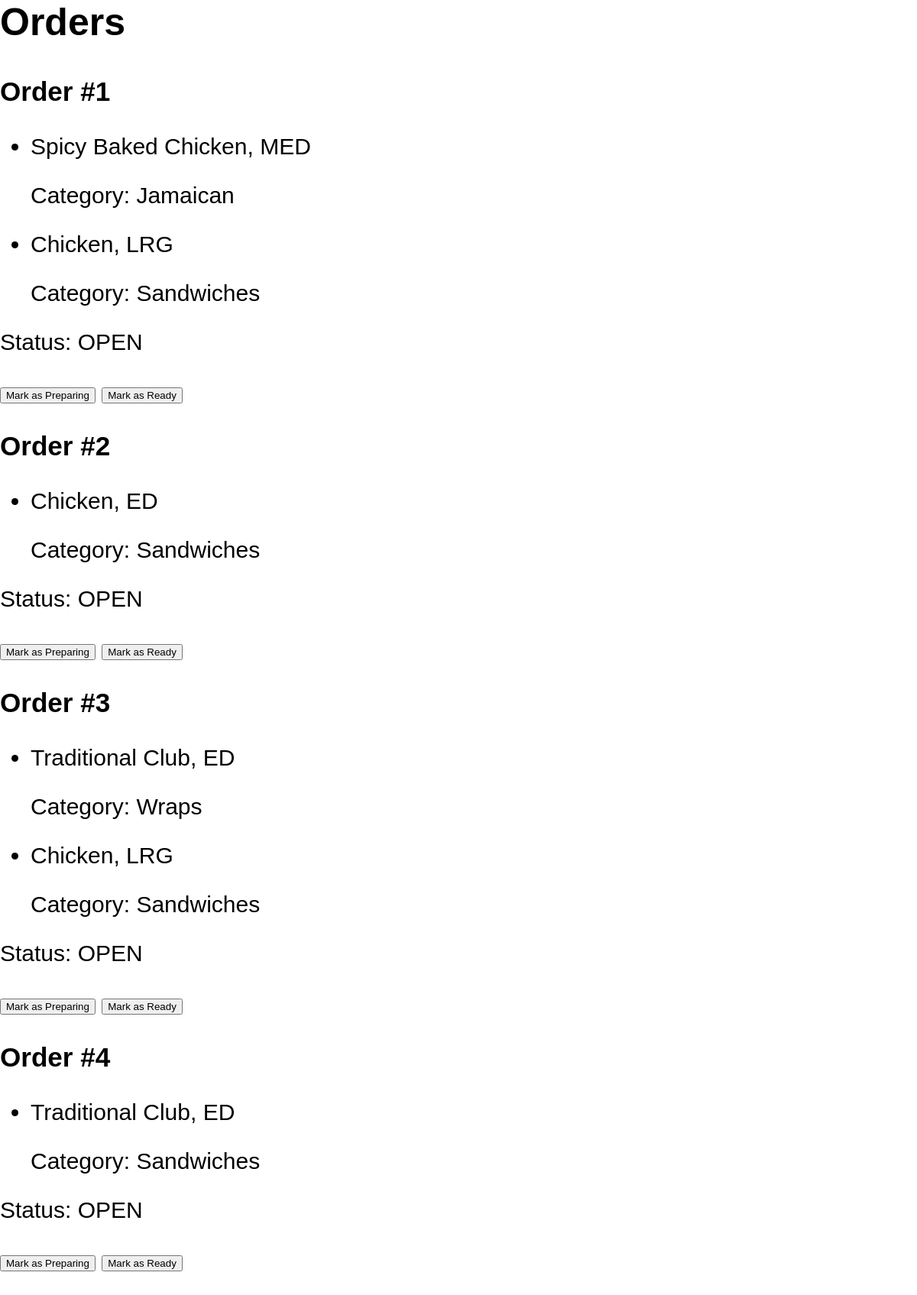
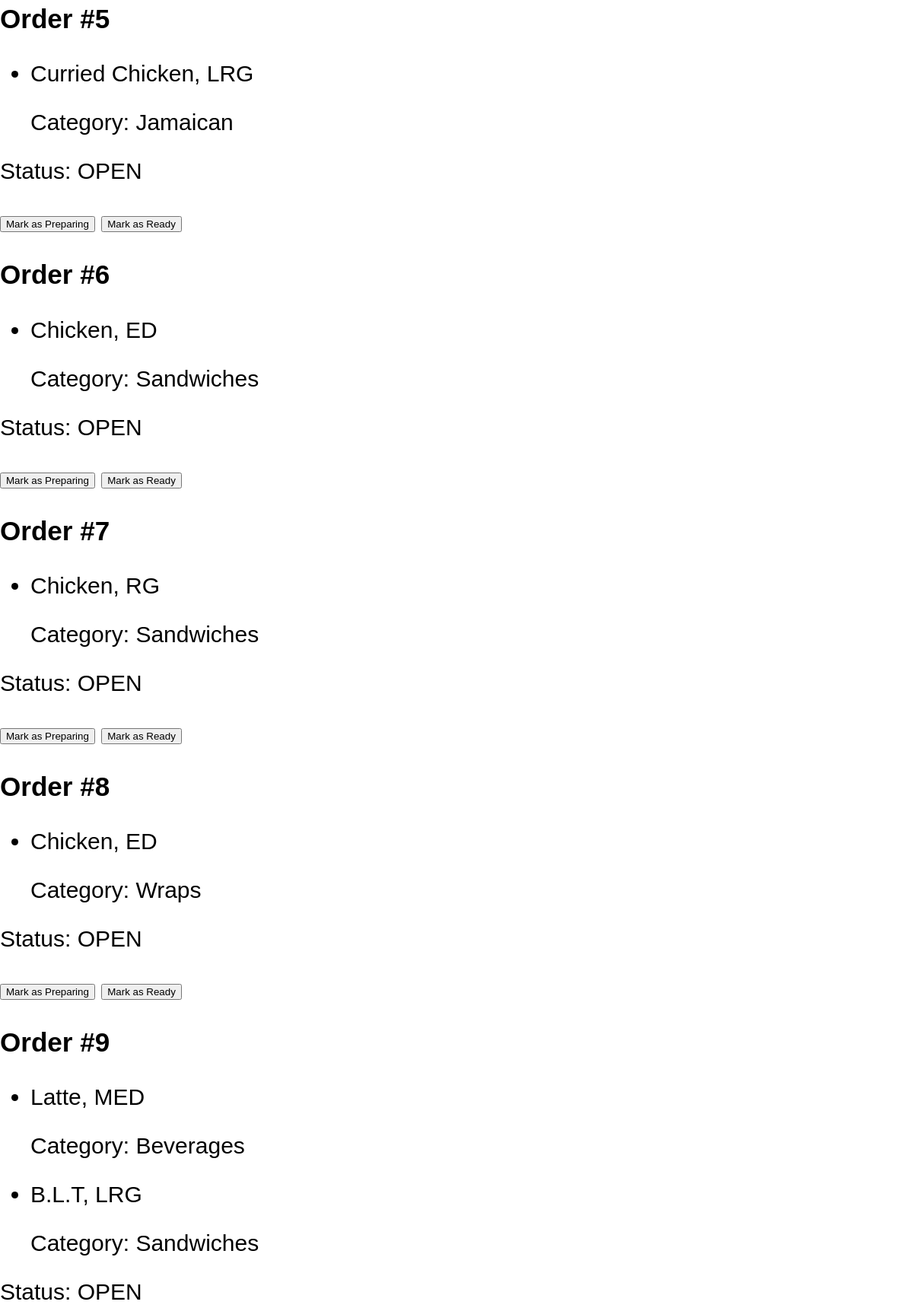
Page /Server.php (upper part) on the committed database (2 pictures, top to bottom).
### tables this page shows
CREATE TABLE `orders` (
    `id` int(11) NOT NULL AUTO_INCREMENT,
    `total` int(11) NOT NULL default 0,
    `items` varchar(300)  NOT NULL default '',
    `status` char(4) NOT NULL default 'OPEN',
    `delivered` varchar(3) NOT NULL default 'NO',
    `date` varchar(11) NOT NULL default '',
    `gen_del_location` varchar(80) NOT NULL default '',
    `address` varchar(100) NOT NULL default '',
    `start_time` varchar(10) NOT NULL default '',
    `end_time` varchar(10) NOT NULL default '',
    `cusId` int(11) NOT NULL default 0,
    PRIMARY KEY (`id`)

);

CREATE TABLE `menuItems` (
    `id` int(11) NOT NULL AUTO_INCREMENT ,
    `name` varchar(50) NOT NULL default '',
    `category` varchar(35)  NOT NULL default '',
    `medium_size` char(3) NOT NULL default 'MED', 
    `large_size` char(3) NOT NULL default '', 
    `price` int(5)  NOT NULL default 0,
    `large_price` int(5) NOT NULL default 0,
    `image` varchar(50) NOT NULL default 'default-menu-image.jpg',
    `in_stock` varchar(3) NOT NULL default 'YES',
    PRIMARY KEY (`id`)

);

### Employee.php (called while the page is built, shortened)
<?php
require_once 'DBManager.php';
class Employee extends Person{
    function __construct($name, $username, $password,$dbmanager)
    {
        $this->dbmanager = $dbmanager;
        $this->conn = $this->dbmanager->getConn();
    }
}
?>

### Server.php (the view, shortened to what this page needs)
<?php
    require "DBManager.php";
    require "Employee.php";
    class Server extends Employee{
        public function viewOrders(){
            $stmt = $this->conn->query("SELECT * FROM `orders` WHERE `status` = 'OPEN' OR `status` = 'PREP'");
            $orders = $stmt->fetchAll();
           ?>
            <h2>Orders</h2>
            <?php foreach($orders as $order):?>
            <div id="orderDiv<?=$order["id"]?>">
                <h3>Order #<?=$order["id"]?></h3>
                <ul><?php
                    $items = explode(",",$order["items"]);
                    foreach($items as $item):
                        $foodID = (int) substr($item,0,2);
                        $foodItems = $this->conn->query("SELECT * FROM menuItems WHERE id =$foodID");
                        $foodResult = $foodItems->fetchAll();
                        $foodName = $foodResult[0]["name"];
                        $foodCategory = $foodResult[0]["category"];
                ?>
                        <li id="<?=$order["id"]?>>"><?=$foodName?>, <?=substr($item,3)?></li>
                        <p class="item-category">Category: <?=$foodCategory?></p>
                    <?php endforeach?>
                </ul>
                <p class="order-status-" id="order-status-<?=$order["id"]?>">Status: <?=$order["status"]?></p>
                <button id="<?=$order["id"]?>" class="mark-preparing">Mark as Preparing</button>
                <button id="<?=$order["id"]?>" class="mark-ready">Mark as Ready</button>
            </div>
            <?php endforeach?>
        <?php }
    }
    $host = 'localhost';
    $username = 'boardwalk_user';
    $password = 'password123';
    $dbname = 'cafeInfo';
    $db = new DBManager($host, $username, $password, $dbname);
    $server = new Server("john", "john123", "pwd123", $db);
    $server->viewOrders();
?>

### index.css (style rules this page uses)
h2 { font-size: 50px; }

### rows in the picture
orders: id "1", items "MED", items "LRG", status "OPEN"
menuitems: name "Spicy Baked Chicken", category "Jamaican"
menuitems: name "Chicken", category "Sandwiches"
orders: id "2", menuitems.name "Chicken", items "ED", menuitems.category "Sandwiches", status "OPEN"
orders: id "3", items "ED", items "LRG", status "OPEN"
menuitems: name "Traditional Club", category "Wraps"
orders: id "4", menuitems.name "Traditional Club", items "ED", menuitems.category "Sandwiches", status "OPEN"
orders: id "5", menuitems.name "Curried Chicken", items "LRG", menuitems.category "Jamaican", status "OPEN"
orders: id "6", menuitems.name "Chicken", items "ED", menuitems.category "Sandwiches", status "OPEN"
orders: id "7", menuitems.name "Chicken", items "RG", menuitems.category "Sandwiches", status "OPEN"
orders: id "8", menuitems.name "Chicken", items "ED", menuitems.category "Wraps", status "OPEN"
orders: id "9", items "MED", items "LRG", status "OPEN"
menuitems: name "Latte", category "Beverages"
menuitems: name "B.L.T", category "Sandwiches"
